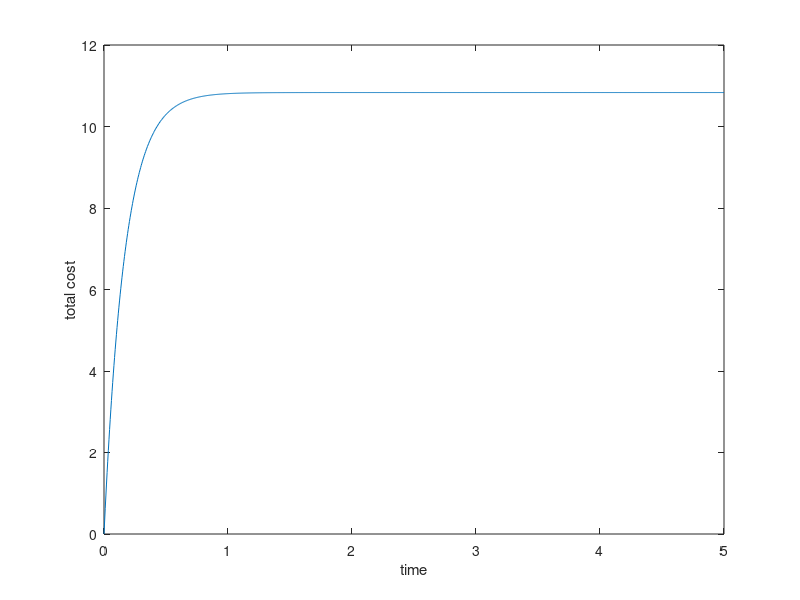
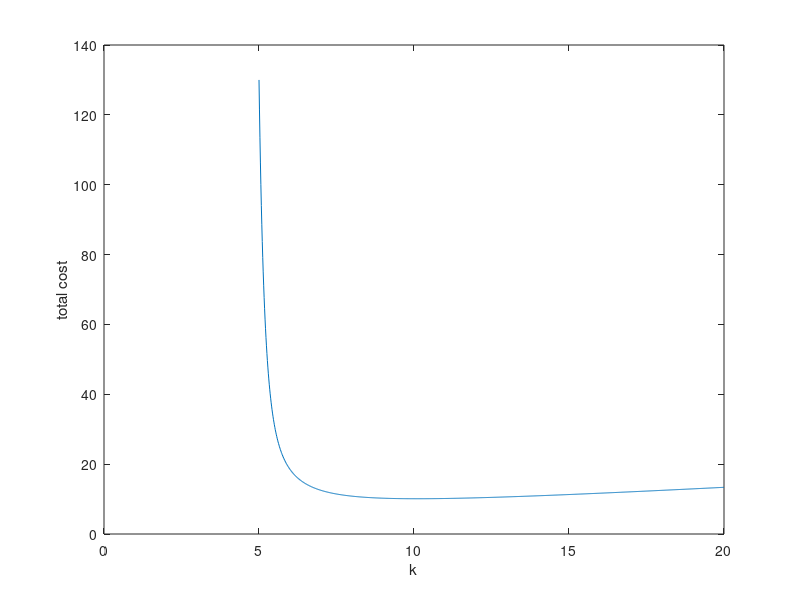

Write the MATLAB code that produced these figures, in order.
function Day16
close all;
clc;

% Open-loop system
a = 5;
b = 1;

% Weights on cost
q = 1;
r = 1;

% Gain
k_step = linspace(5, 20, 1000);
total_cost_step = [];
for i = 1:length(k_step)
    k = k_step(i);
    % Initial condition
    t0 = 0;
    x0 = 1;

    % Total cost over the time interval [t0, t1]
    t1 = 5;
    total_cost = integral(@(t) integrand(t, a, b, k, q, r, t0, x0), t0, t1);
    total_cost_step = [total_cost_step, total_cost];
end

% Plot cost wrt t (fixed k)
figure();
t = linspace(0, t1, 1000);
k = 8;
for i = 1:length(t)
    cost_t(i) = integral(@(t) integrand(t, a, b, k, q, r, t0, x0), t0, t(i));
end
plot(t, cost_t)
xlabel('time')
ylabel('total cost')

% Plot cost wrt k (fixed t1)
figure();
plot(k_step, total_cost_step)
xlabel('k')
ylabel('total cost')

end


function cost_at_t = integrand(t, a, b, k, q, r, t0, x0)
% t is a matrix of times at which to compute the cost
% a, b, k, q, r, t0, x0 are parameters

% create a matrix in which to store the cost at each time
cost_at_t = zeros(size(t));

% iterate over times
for i = 1:length(t)
    % compute state at current time
    x = expm((a - b * k) * (t(i) - t0)) * x0;
    % compute input at current time
    u = -k * x;
    % compute cost at current time
    cost_at_t(i) = q * x^2 + r * u^2;
    
end

end
